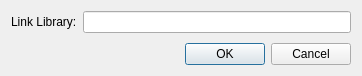
<?xml version="1.0" encoding="UTF-8"?>
<ui version="4.0">
 <class>SDEditLib</class>
 <widget class="QDialog" name="SDEditLib">
  <property name="geometry">
   <rect>
    <x>0</x>
    <y>0</y>
    <width>362</width>
    <height>76</height>
   </rect>
  </property>
  <property name="windowTitle">
   <string>SimDSP - Link Library</string>
  </property>
  <layout class="QGridLayout" name="gridLayout">
   <item row="0" column="0">
    <layout class="QFormLayout" name="formLayout">
     <item row="0" column="0">
      <widget class="QLabel" name="label">
       <property name="text">
        <string>Link Library:</string>
       </property>
      </widget>
     </item>
     <item row="0" column="1">
      <widget class="QLineEdit" name="lineEdit"/>
     </item>
    </layout>
   </item>
   <item row="1" column="0">
    <widget class="QDialogButtonBox" name="buttonBox">
     <property name="orientation">
      <enum>Qt::Horizontal</enum>
     </property>
     <property name="standardButtons">
      <set>QDialogButtonBox::Cancel|QDialogButtonBox::Ok</set>
     </property>
    </widget>
   </item>
  </layout>
 </widget>
 <resources/>
 <connections>
  <connection>
   <sender>buttonBox</sender>
   <signal>accepted()</signal>
   <receiver>SDEditLib</receiver>
   <slot>accept()</slot>
   <hints>
    <hint type="sourcelabel">
     <x>248</x>
     <y>254</y>
    </hint>
    <hint type="destinationlabel">
     <x>157</x>
     <y>274</y>
    </hint>
   </hints>
  </connection>
  <connection>
   <sender>buttonBox</sender>
   <signal>rejected()</signal>
   <receiver>SDEditLib</receiver>
   <slot>reject()</slot>
   <hints>
    <hint type="sourcelabel">
     <x>316</x>
     <y>260</y>
    </hint>
    <hint type="destinationlabel">
     <x>286</x>
     <y>274</y>
    </hint>
   </hints>
  </connection>
 </connections>
</ui>
